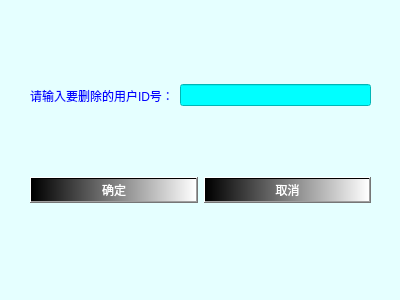
<?xml version="1.0" encoding="UTF-8"?>
<ui version="4.0">
 <class>DelateUser</class>
 <widget class="QDialog" name="DelateUser">
  <property name="geometry">
   <rect>
    <x>0</x>
    <y>0</y>
    <width>400</width>
    <height>300</height>
   </rect>
  </property>
  <property name="windowTitle">
   <string>DelateUser</string>
  </property>
  <property name="windowIcon">
   <iconset>
    <normaloff>../My_ECG _V1.4/pic/delateuser.jpg</normaloff>../My_ECG _V1.4/pic/delateuser.jpg</iconset>
  </property>
  <property name="styleSheet">
   <string notr="true">background-color: rgb(229, 255, 255);</string>
  </property>
  <widget class="QWidget" name="horizontalLayoutWidget">
   <property name="geometry">
    <rect>
     <x>30</x>
     <y>50</y>
     <width>341</width>
     <height>91</height>
    </rect>
   </property>
   <layout class="QHBoxLayout" name="horizontalLayout">
    <item>
     <widget class="QLabel" name="label">
      <property name="styleSheet">
       <string notr="true">color: rgb(0, 0, 255);</string>
      </property>
      <property name="text">
       <string>请输入要删除的用户ID号：</string>
      </property>
     </widget>
    </item>
    <item>
     <widget class="QLineEdit" name="DelateUserLineEdit">
      <property name="styleSheet">
       <string notr="true">background-color: rgb(0, 255, 255);</string>
      </property>
     </widget>
    </item>
   </layout>
  </widget>
  <widget class="QWidget" name="horizontalLayoutWidget_2">
   <property name="geometry">
    <rect>
     <x>30</x>
     <y>140</y>
     <width>341</width>
     <height>101</height>
    </rect>
   </property>
   <layout class="QHBoxLayout" name="horizontalLayout_2">
    <item>
     <widget class="QPushButton" name="OkPushBt_DU">
      <property name="styleSheet">
       <string notr="true">background-color: qlineargradient(spread:pad, x1:0, y1:0, x2:1, y2:0, stop:0 rgba(0, 0, 0, 255), stop:1 rgba(255, 255, 255, 255));
color: rgb(255, 255, 255);</string>
      </property>
      <property name="text">
       <string>确定</string>
      </property>
     </widget>
    </item>
    <item>
     <widget class="QPushButton" name="CanclePushBt_DU">
      <property name="styleSheet">
       <string notr="true">background-color: qlineargradient(spread:pad, x1:0, y1:0, x2:1, y2:0, stop:0 rgba(0, 0, 0, 255), stop:1 rgba(255, 255, 255, 255));
color: rgb(255, 255, 255);</string>
      </property>
      <property name="text">
       <string>取消</string>
      </property>
     </widget>
    </item>
   </layout>
  </widget>
 </widget>
 <resources/>
 <connections/>
</ui>
